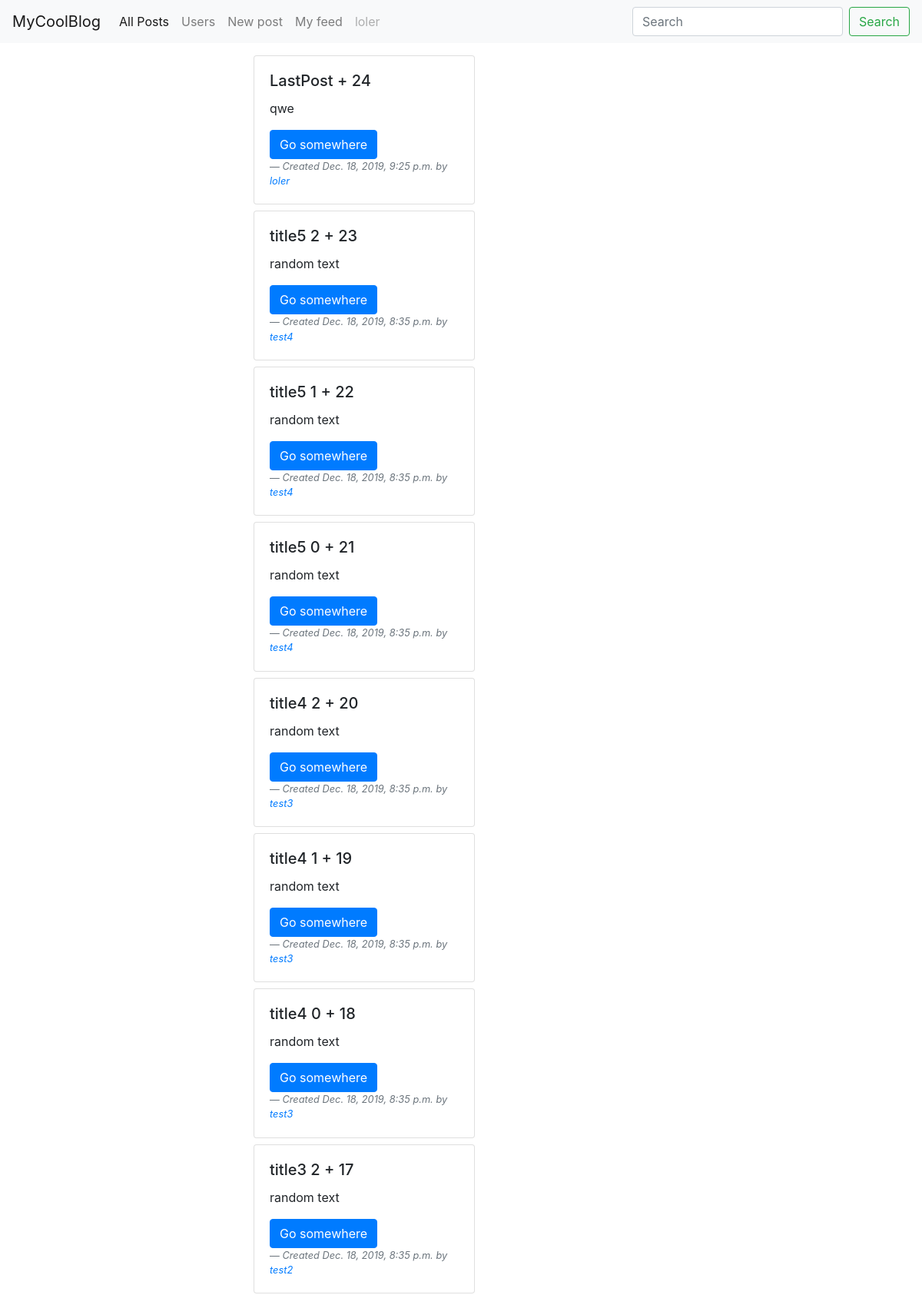
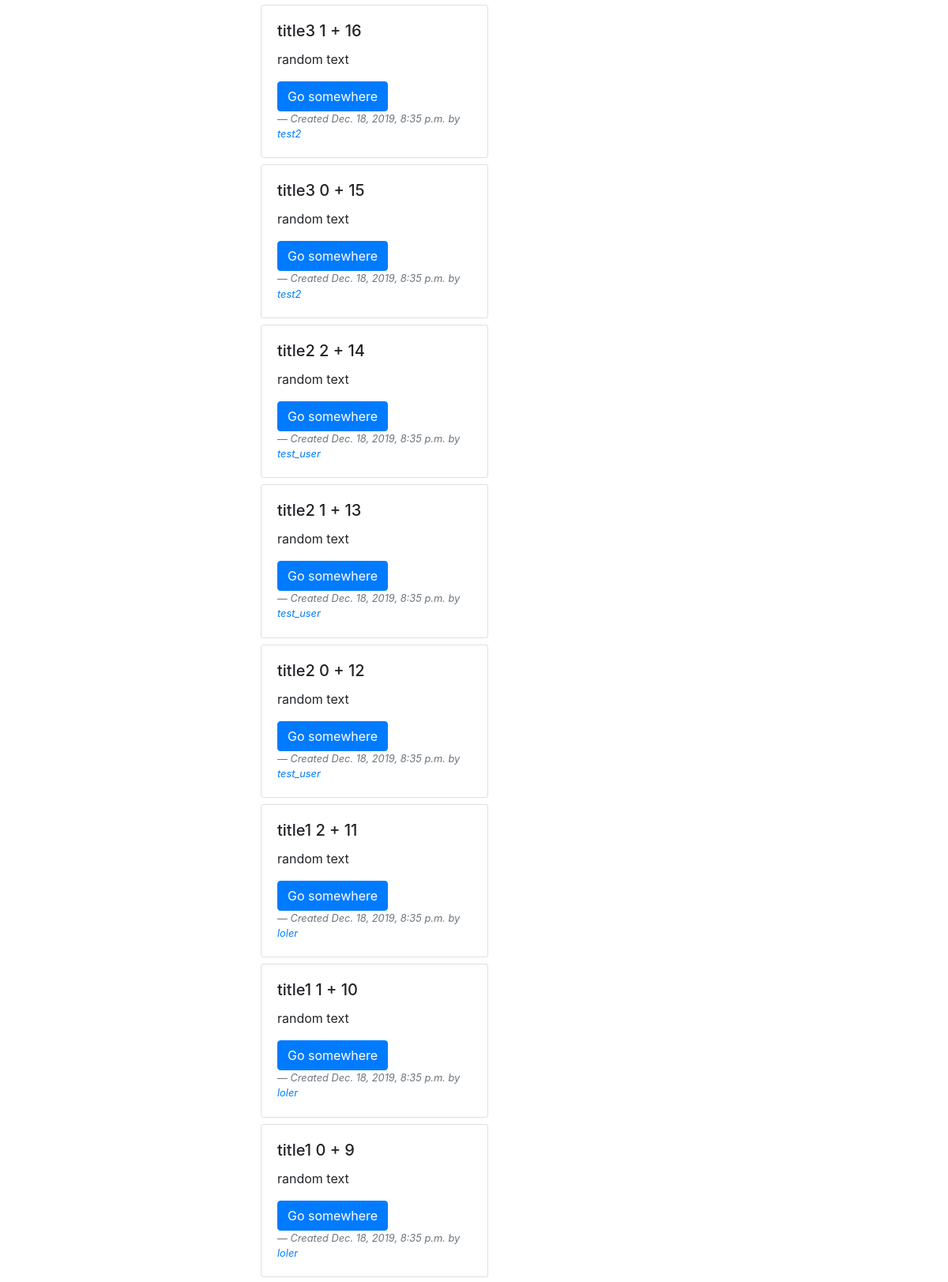
The page / (signed in, upper part) on the database its author committed (2 pictures, top to bottom).
### posts/models.py (models this page shows, shortened)
class Post(models.Model):
    title = models.CharField(max_length=50)
    text = models.CharField(max_length=255)
    created = models.DateTimeField(auto_now_add=True)
    author = models.ForeignKey(Account,
                                on_delete=models.CASCADE)

### accounts/models.py (models this page shows)
class Account(models.Model):
    user = models.OneToOneField(User,
                             on_delete=models.CASCADE,
                             related_name = 'account')
    folowers = models.ManyToManyField("self",
                                      related_name='readers',
                                      symmetrical=False,
                                      blank=True)
    def __str__(self):
        return self.user.username

### posts/views.py (the view)
# urls.py: path('', PostsListView.as_view(), name='posts'),
class PostsListView(LoginRequiredMixin, ListView):
    queryset = Post.objects.all()
    context_object_name = 'posts'
    template_name = 'posts/posts.html'
    ordering = ['-created']

### templates/posts/posts.html
{% extends "../main.html" %}
{% block content %}
{% for post in posts%}
    <div class="card mb-2" style="width: 18rem;">
        <div class="card-body">
            <h5 class="card-title">{{post.title}} + {{post.pk}}</h5>
            <p class="card-text">{{post.text}}</p>
        <a href="/post/{{post.pk}}" class="btn btn-primary">Go somewhere</a>
        <footer class="blockquote-footer"><cite title="Source Title">Created {{post.created}} by <a href="{% url 'profile' post.author.pk%}"> {{post.author}}</a></cite></footer>
  </div>
</div>
{% endfor %}
{% endblock content %}

### templates/main.html (shortened to what this page needs)
 <!doctype html>
<html lang="en">
  <head>
    <link rel="stylesheet" href="https://stackpath.bootstrapcdn.com/bootstrap/4.3.1/css/bootstrap.min.css">
  </head>
  <body>
  <nav class="navbar navbar-expand-lg mb-3 navbar-light bg-light">
  <a class="navbar-brand" href="#">MyCoolBlog</a>
  <div class="collapse navbar-collapse" id="navbarSupportedContent">
    <ul class="navbar-nav mr-auto">
      <li class="nav-item active">
        <a class="nav-link" href="{%url 'posts'%}"> All Posts<span class="sr-only">(current)</span></a>
      </li>
      <li class="nav-item">
        <a class="nav-link" href="{% url 'profiles'%}">Users</a>
      </li>
      <li class="nav-item">
        <a class="nav-link" href="{% url 'post_create'%}">New post</a>
      </li>
      <li class="nav-item">
        <a class="nav-link" href="{%url 'post_by_user' user.account.pk%}" tabindex="-1" aria-disabled="true">My feed</a>
      </li>
      {% if user.is_authenticated %}
        <li class="nav-item">
        <a class="nav-link disabled" href="#" tabindex="-1" aria-disabled="true">{{user.username}}</a>
      </li>
      {% endif %}
    </ul>
    <form class="form-inline my-2 my-lg-0">
      <input class="form-control mr-sm-2" type="search" placeholder="Search" aria-label="Search">
      <button class="btn btn-outline-success my-2 my-sm-0" type="submit">Search</button>
    </form>
  </div>
</nav>
  <div class="container">
      <div class="row">
          <div class="col-6 offset-3">
            {% block content %}
            {% endblock content %}
          </div>
      </div>
  </div>
  </body>
</html>

### rows shown on the page
Post: title "LastPost", pk "24", text "qwe", created "Dec. 18, 2019, 9:25 p.m.", author "loler"
Post: title "title5 2", pk "23", text "random text", created "Dec. 18, 2019, 8:35 p.m.", author "test4"
Post: title "title5 1", pk "22", text "random text", created "Dec. 18, 2019, 8:35 p.m.", author "test4"
Post: title "title5 0", pk "21", text "random text", created "Dec. 18, 2019, 8:35 p.m.", author "test4"
Post: title "title4 2", pk "20", text "random text", created "Dec. 18, 2019, 8:35 p.m.", author "test3"
Post: title "title4 1", pk "19", text "random text", created "Dec. 18, 2019, 8:35 p.m.", author "test3"
Post: title "title4 0", pk "18", text "random text", created "Dec. 18, 2019, 8:35 p.m.", author "test3"
Post: title "title3 2", pk "17", text "random text", created "Dec. 18, 2019, 8:35 p.m.", author "test2"
Post: title "title3 1", pk "16", text "random text", created "Dec. 18, 2019, 8:35 p.m.", author "test2"
Post: title "title3 0", pk "15", text "random text", created "Dec. 18, 2019, 8:35 p.m.", author "test2"
Post: title "title2 2", pk "14", text "random text", created "Dec. 18, 2019, 8:35 p.m.", author "test_user"
Post: title "title2 1", pk "13", text "random text", created "Dec. 18, 2019, 8:35 p.m.", author "test_user"
Post: title "title2 0", pk "12", text "random text", created "Dec. 18, 2019, 8:35 p.m.", author "test_user"
Post: title "title1 2", pk "11", text "random text", created "Dec. 18, 2019, 8:35 p.m.", author "loler"
Post: title "title1 1", pk "10", text "random text", created "Dec. 18, 2019, 8:35 p.m.", author "loler"
Post: title "title1 0", pk "9", text "random text", created "Dec. 18, 2019, 8:35 p.m.", author "loler"

### other values the page prints
{{ user.username }} "loler"
